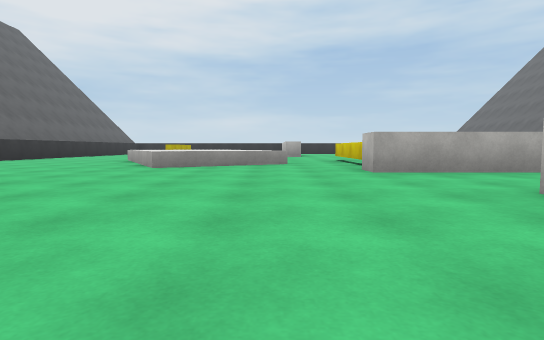
view 1 (above)

13 first-person views from a walk through a 3-D level made in the Unity game engine. The camera is 0.62 m above the floor, tilts 4° down and sees 80° across. The floor is counted in squares, 2 m on a side. Each view is taken from the middle of a square. On the plan, view 1 faces up. The plan holds only what a view shows up to about 9 squares ahead; the rest is blank. The place goes on beyond the plan. The player character is not drawn. Surface patterns are stand-ins for the level's own textures.

view 2
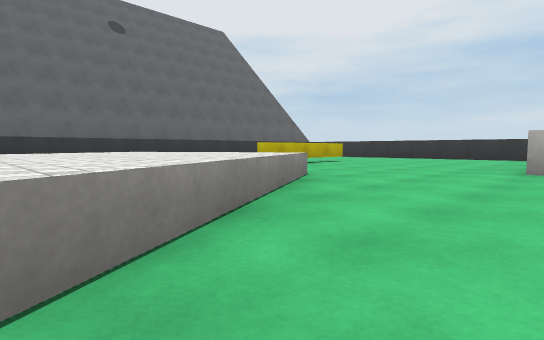

view 3
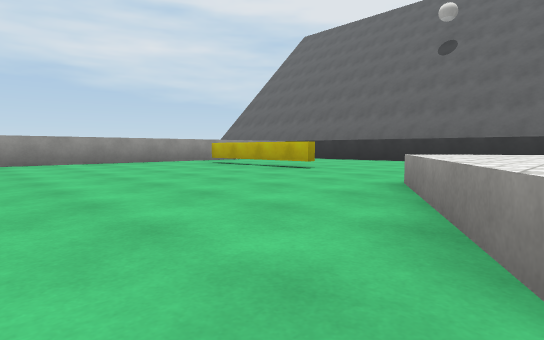

view 4
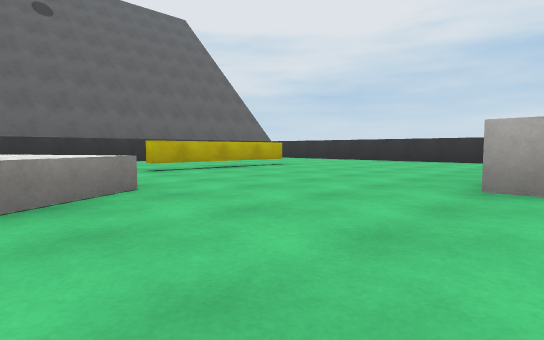

view 5
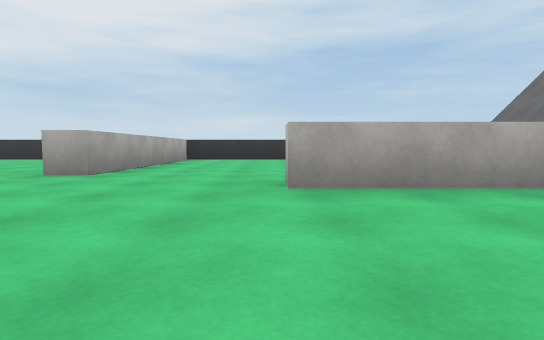

view 6
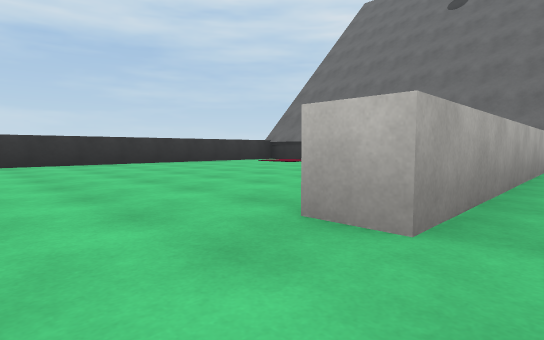

view 7
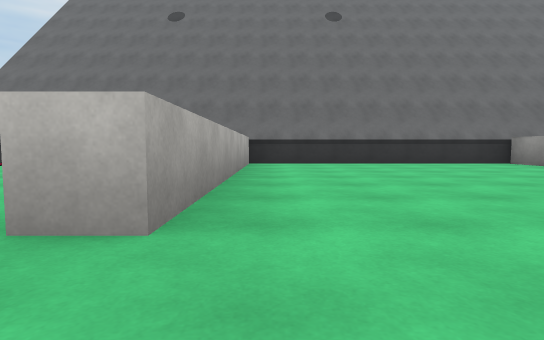

view 8
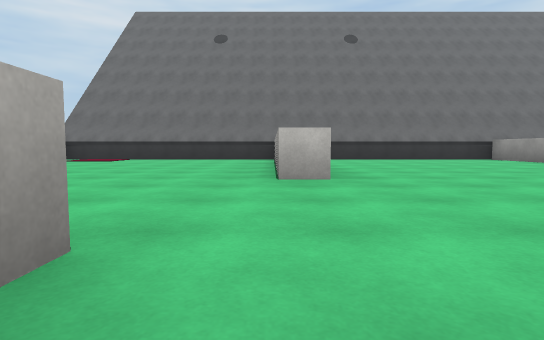

view 9
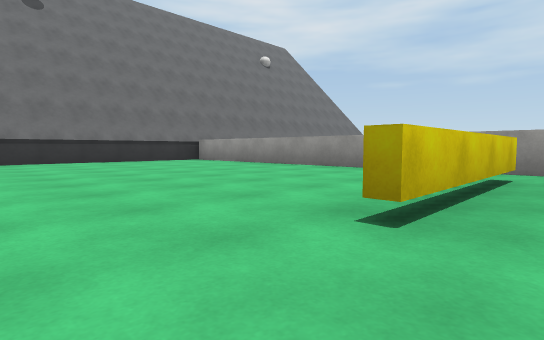

view 10
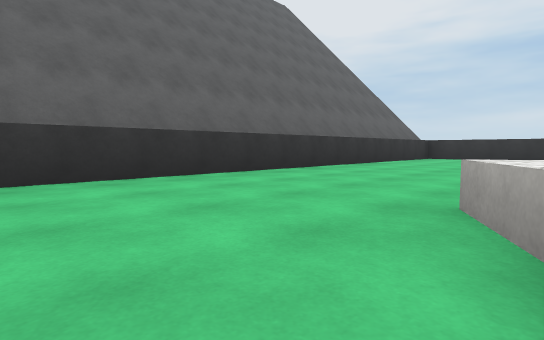

view 11
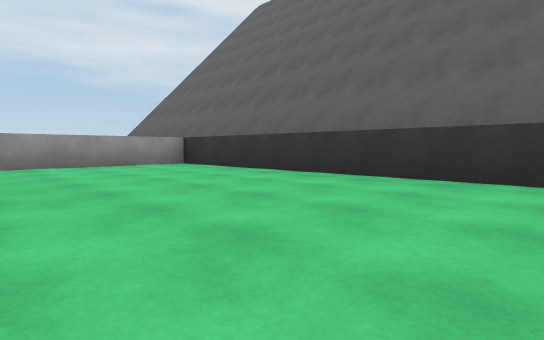

view 12
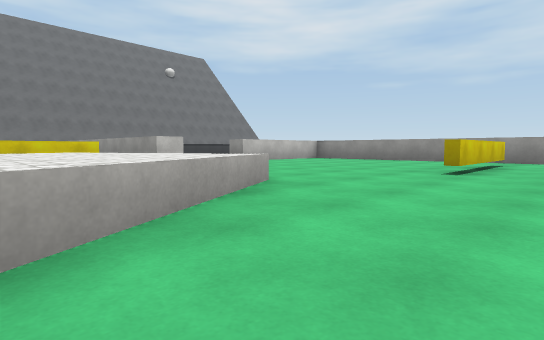

view 13
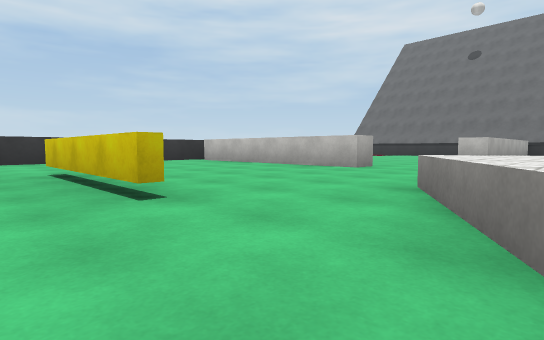

### Floor plan
Key: @ floor where view 1 was taken; # wall or solid block; . main floor; : floor 0.05 m higher than the main floor; ^ raised ledge.
Columns run from 7 left of view 1 to 9 right of it. Each row starts with its distance up from view 1.
 16 #################
 15 #...............#
 14 #.......#......:#
 13 #.......#.......#
 12 #...#...#.......#
 11 #...#...#.......#
 10 #...#......######
  9 #...............#
  8 #...^^^.........#
  7 #...^^^..#......#
  6 #....^^^.#......#
  5 #....^..........#
  4 #........########
  3 #..........
  2 #...#....#
  1 #...#....#
  0 #......@.#
 -1 ##########

Positions as (right, up) in squares from view 1, and headings:
1: (0, 0), facing up
2: (1, 6), facing up-left
3: (1, 6), facing down-left
4: (1, 8), facing up-left
5: (3, 7), facing up
6: (2, 9), facing up-right
7: (2, 9), facing right
8: (0, 10), facing right
9: (1, 9), facing down-right
10: (-3, 6), facing up-left
11: (-3, 5), facing down-left
12: (-4, 7), facing down-right
13: (-4, 8), facing up-right
